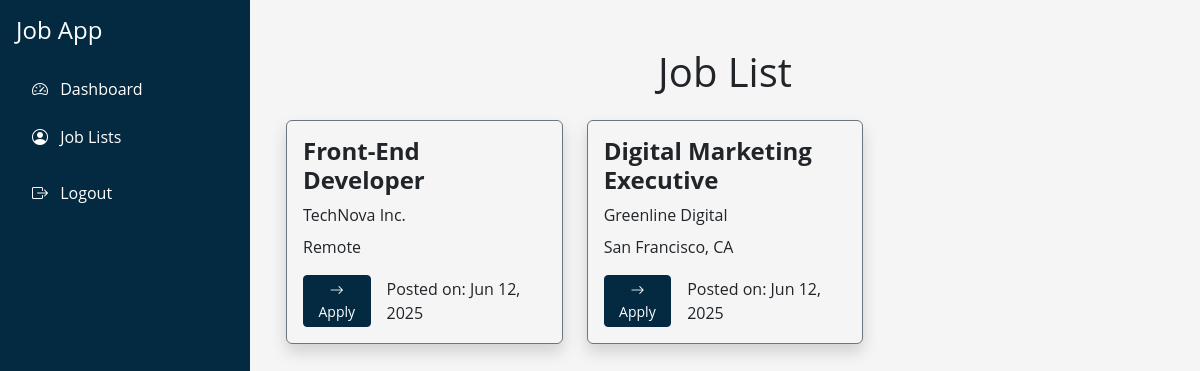
The app's page /jobs/, older data.
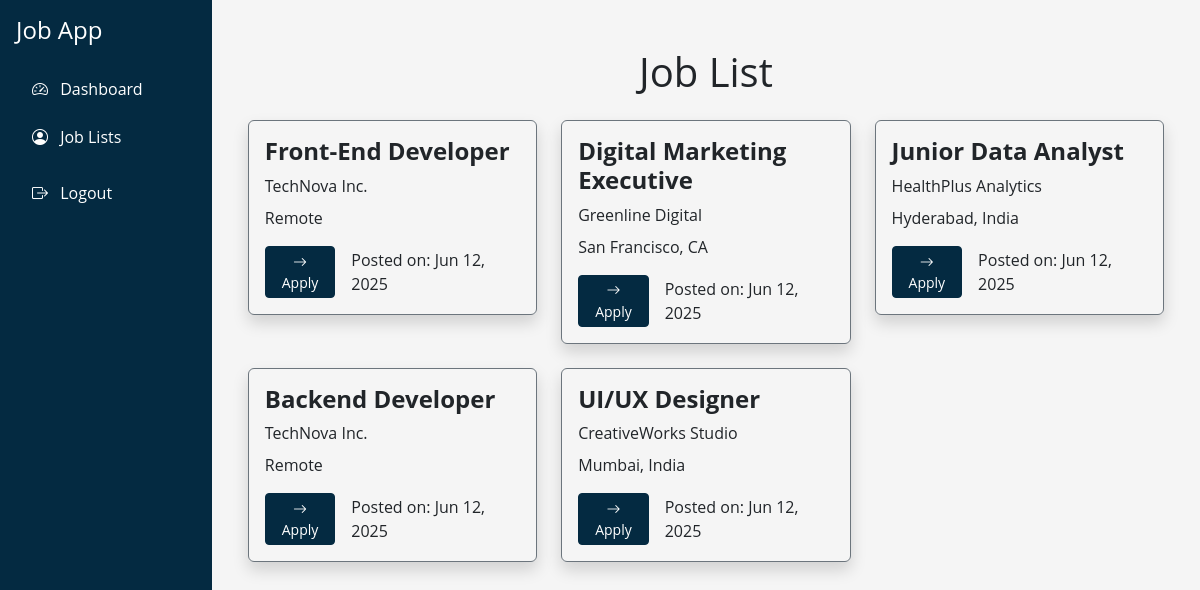
The same page, newer data.
### app1/models.py (models this page shows, shortened)
class Job(models.Model):
    JOB_TYPES = [
        ('FT', 'Full Time'),
        ('PT', 'Part Time'),
        ('CT', 'Contract'),
        ('FL', 'Freelance')
    ]
    title = models.CharField(max_length=255)
    description = models.TextField()
    location = models.CharField(max_length=100)
    salary = models.CharField(max_length=50, blank=True ,default='0')
    job_type = models.CharField(max_length=2, choices=JOB_TYPES)
    company = models.ForeignKey(Company, on_delete=models.CASCADE)
    category = models.ForeignKey(Category, on_delete=models.SET_NULL, null=True)
    posted_by = models.ForeignKey(User, on_delete=models.CASCADE)
    posted_at = models.DateTimeField(auto_now_add=True)

class Company(models.Model):
    name = models.CharField(max_length=255)
    website = models.URLField(blank=True, null=True)
    description = models.TextField(blank=True, null=True)
    location = models.CharField(max_length=100)

### app1/views.py (the view)
# urls.py: path('jobs/', views.jobs_list, name='jobs_list'),
def jobs_list(request):
    jobs = Job.objects.all()
    return render(request, 'jobs/jobs_list.html', {'jobs': jobs})

### app1/templates/jobs/jobs_list.html (shortened to what this page needs)
{% extends 'jobs/seeker_base.html' %}
{% block content %}
<div class="container mt-4">
    <h1 class="mb-4 text-center">Job List</h1>
    <div class="row">
      {% for job in jobs %}
        <div class="col-xl-4 col-lg-4 col-md-6 col-sm-12">
            <div class="d-flex justify-content-center flex-column gap-2 border border-secondary rounded p-3 shadow mb-4">
                <p class="m-0 h4 fw-bold">{{ job.title }}</p>
                <p class="m-0">{{ job.company.name }}</p>
                <p class="m-0">{{ job.location }}</p>
                <div class="d-flex gap-3 mt-2 justify-content-between align-items-center">
                  <a href="{% url 'job_details' job.pk %}" class="btn btn-sm btn2"><i class="bi bi-arrow-right"></i> Apply</a>
                    <span>Posted on: {{ job.posted_at|date:"M d, Y" }}</span>
                </div>
            </div>
        </div>
      {% empty %}
        <p class="text-center mt-4 fw-bold">No jobs posted yet.</p>
      {% endfor %}
    </div>
  </div>
{% endblock %}

### app1/templates/jobs/seeker_base.html (shortened to what this page needs)
{% load static %}
<!DOCTYPE html>
<html lang="en">
<head>
  <link href="https://cdn.jsdelivr.net/npm/bootstrap@5.3.3/dist/css/bootstrap.min.css" rel="stylesheet">
  <link rel="stylesheet" href="https://cdn.jsdelivr.net/npm/bootstrap-icons@1.10.5/font/bootstrap-icons.css">
  <link rel="stylesheet" href="{% static 'css/styles.css' %}">
</head>
<body>
  <div class="d-flex">
    <div class="navbar-custom text-white p-3 vh-100 sticky-top" style="width: 250px;">
      <h4 class="mb-4">Job App</h4>
      <ul class="nav flex-column">
        <li class="nav-item mb-2">
          <a class="nav-link text-white" href="{% url 'job_seeker_dashboard' %}">
            <i class="bi bi-speedometer2 me-2"></i> Dashboard
          </a>
        </li>
        <li class="nav-item mb-2">
          <a class="nav-link text-white" href="{% url 'jobs_list' %}">
            <i class="bi bi-person-circle me-2"></i> Job Lists
          </a>
        </li>
        <li class="nav-item mt-2">
          <a class="nav-link text-white" href="#">
            <i class="bi bi-box-arrow-right me-2"></i> Logout
          </a>
        </li>
      </ul>
    </div>
    <div class="flex-grow-1 p-4">
      {% block content %}{% endblock %}
    </div>
  </div>
</body>
</html>

### app1/static/css/styles.css (style rules this page uses)
:root { --clr-primary : #042a41 }
body { background-color: #f5f5f5; font-family: 'Open Sans', sans-serif; }
.navbar-custom { background-color: var(--clr-primary); }
.navbar-custom a { color: #fff; }
.btn2 { border: 1px solid var(--clr-primary); background-color: var(--clr-primary); color: #fff; transition: all 0.3s ease-in-out; }

Row changes from the older to the newer data that the page shows:
added Job: title "Junior Data Analyst", company.name "HealthPlus Analytics", location "Hyderabad, India", posted_at "Jun 12, 2025"
added Job: title "Backend Developer", company.name "TechNova Inc.", location "Remote", posted_at "Jun 12, 2025"
added Job: title "UI/UX Designer", company.name "CreativeWorks Studio", location "Mumbai, India", posted_at "Jun 12, 2025"
